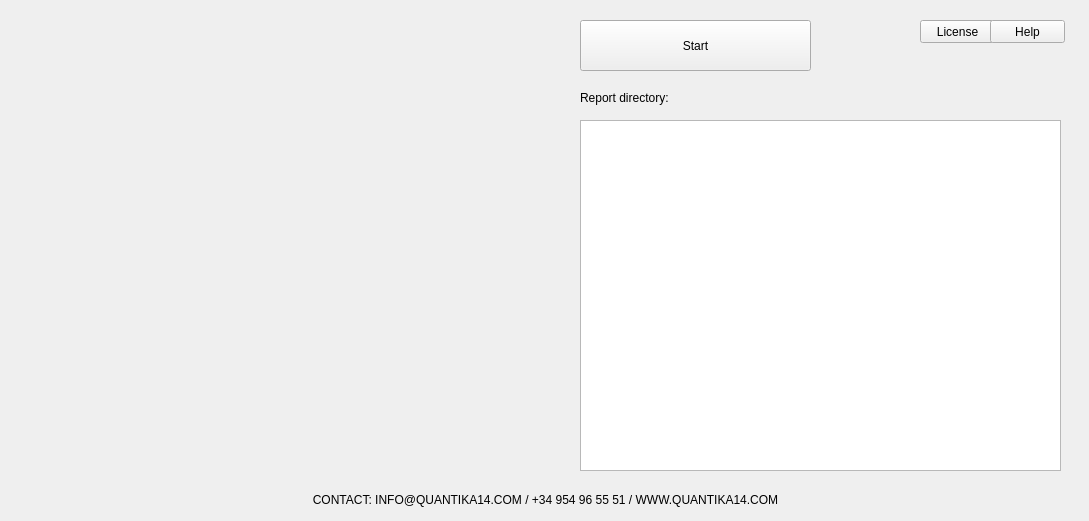
<?xml version="1.0" encoding="UTF-8"?>
<ui version="4.0">
 <class>MainWindow</class>
 <widget class="QMainWindow" name="MainWindow">
  <property name="geometry">
   <rect>
    <x>0</x>
    <y>0</y>
    <width>1089</width>
    <height>521</height>
   </rect>
  </property>
  <property name="windowTitle">
   <string>MainWindow</string>
  </property>
  <widget class="QWidget" name="centralwidget">
   <widget class="QPushButton" name="btnStart">
    <property name="geometry">
     <rect>
      <x>580</x>
      <y>20</y>
      <width>231</width>
      <height>51</height>
     </rect>
    </property>
    <property name="text">
     <string>Start</string>
    </property>
   </widget>
   <widget class="QPushButton" name="btnLicense">
    <property name="geometry">
     <rect>
      <x>920</x>
      <y>20</y>
      <width>75</width>
      <height>23</height>
     </rect>
    </property>
    <property name="text">
     <string>License</string>
    </property>
   </widget>
   <widget class="QPushButton" name="btnHelp">
    <property name="geometry">
     <rect>
      <x>990</x>
      <y>20</y>
      <width>75</width>
      <height>23</height>
     </rect>
    </property>
    <property name="text">
     <string>Help</string>
    </property>
   </widget>
   <widget class="QLabel" name="lblDirectory">
    <property name="geometry">
     <rect>
      <x>580</x>
      <y>90</y>
      <width>481</width>
      <height>16</height>
     </rect>
    </property>
    <property name="text">
     <string>Report directory: </string>
    </property>
   </widget>
   <widget class="QLabel" name="lblFooter">
    <property name="geometry">
     <rect>
      <x>0</x>
      <y>490</y>
      <width>1091</width>
      <height>20</height>
     </rect>
    </property>
    <property name="text">
     <string>CONTACT: INFO@QUANTIKA14.COM / +34 954 96 55 51 / WWW.QUANTIKA14.COM</string>
    </property>
    <property name="alignment">
     <set>Qt::AlignCenter</set>
    </property>
   </widget>
   <widget class="QGraphicsView" name="Imagen">
    <property name="geometry">
     <rect>
      <x>580</x>
      <y>120</y>
      <width>481</width>
      <height>351</height>
     </rect>
    </property>
   </widget>
   <widget class="QLabel" name="lblConsole">
    <property name="geometry">
     <rect>
      <x>30</x>
      <y>20</y>
      <width>521</width>
      <height>451</height>
     </rect>
    </property>
    <property name="text">
     <string/>
    </property>
    <property name="alignment">
     <set>Qt::AlignBottom|Qt::AlignLeading|Qt::AlignLeft</set>
    </property>
    <property name="wordWrap">
     <bool>false</bool>
    </property>
   </widget>
  </widget>
 </widget>
 <resources/>
 <connections/>
</ui>
